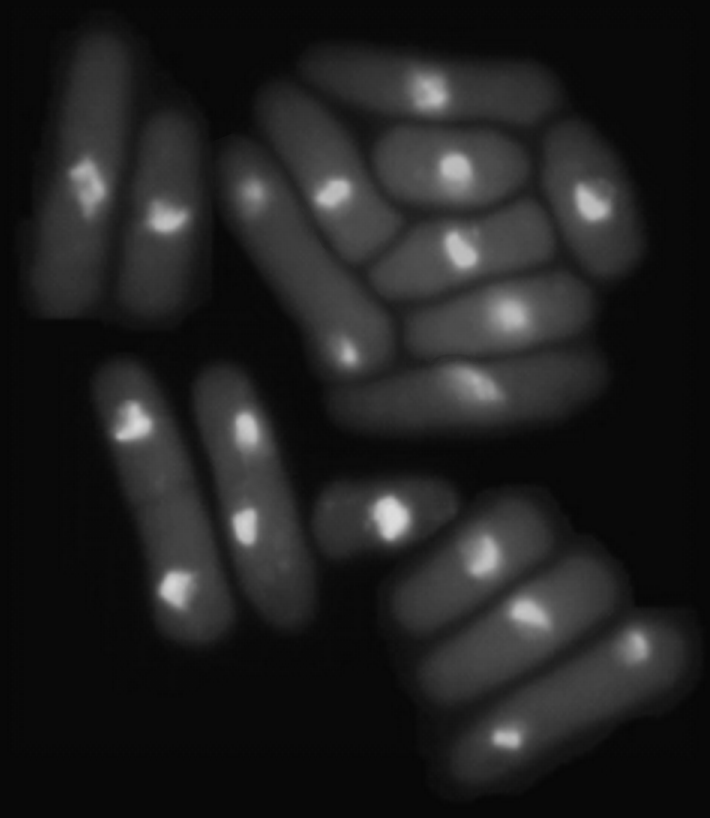
#> input picture Lab08/Watershed/yeast.tif, 710 x 818 px
$ python watersheds_skeleton.py
#> lines starting #> are read from the running program, lines starting #| are printed output that depends on the picture; after the words box and inside, x2 and y2 are one past the last pixel; in counts of white or black regions, pixels touching at a corner belong together
#> in main, image is the input picture: shape (818, 710); min 6, max 222, mean 33.1
import numpy as np
import matplotlib.pyplot as plt
import cv2 as cv

from scipy import ndimage as ndi

import skimage as skimage
import skimage.segmentation as segmentation
import skimage.feature as feature
from scipy.ndimage import distance_transform_edt, label
from skimage.feature import peak_local_max
from skimage.segmentation import watershed
import os


def compute_binary_image_otsu(image, show=False):
#> called with show = True
    if len(image.shape) == 3:
        image = cv.cvtColor(image, cv.COLOR_BGR2GRAY)

    threshold, image_binary = cv.threshold(image, 0, 255, cv.THRESH_BINARY + cv.THRESH_OTSU)
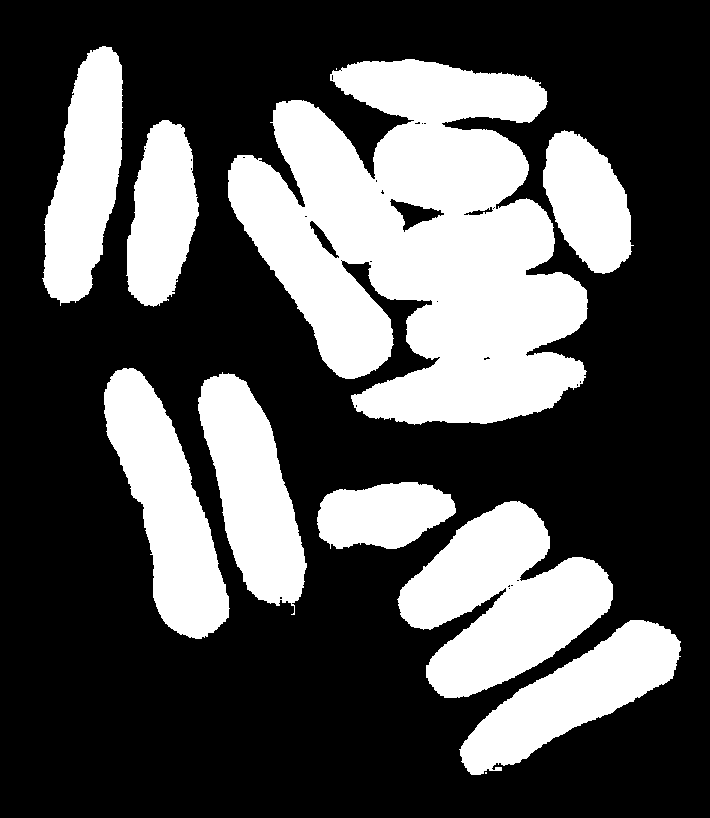
#> image_binary: shape (818, 710); 32.9% white; 11 white regions (2 under 20 px), largest, box (x1, y1, x2, y2) and area: (228, 59, 588, 425) 83230, (397, 501, 613, 698) 23920, (104, 368, 230, 639) 16546
#> threshold = 42

    if show:
        plt.figure()
        plt.imshow(image_binary, 'gray')
        plt.title("Binary Image")
        plt.show()

        plt.figure()
        plt.hist(image.ravel(), bins=256, range=(0, 255))
        plt.axvline(threshold, color='r', linestyle='dashed', linewidth=2)
        plt.title("Histogram with Otsu's Threshold")
        plt.show()
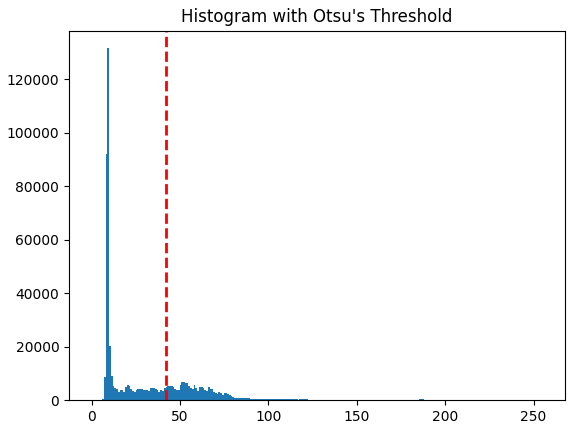
#> figure drawn by matplotlib, 1 panel; tallest bar 131543 high, from x = 8.96 to 9.96

    return image_binary


def distance_transform_implementation_example(binaryImage, show=False):
    g = 1000 * np.uint16(binaryImage > 0)
    for iy in range(1, g.shape[0]-1):
        for ix in range(1, g.shape[1]-1):
            neighborMinValue = np.min([g[iy-1, ix-1], g[iy-1, ix], g[iy, ix-1], g[iy-1, ix+1], g[iy+1, ix+1], g[iy+1, ix], g[iy, ix+1], g[iy+1, ix-1]])
            if g[iy, ix]:
                g[iy, ix] = neighborMinValue + 1

    for iy in range(g.shape[0]-2, 1, -1):
        for ix in range(g.shape[1]-2, 1, -1):
            neighborMinValue = np.min([g[iy-1, ix-1], g[iy-1, ix], g[iy, ix-1], g[iy-1, ix+1], g[iy+1, ix+1], g[iy+1, ix], g[iy, ix+1], g[iy+1, ix-1]])
            if g[iy, ix]:
                g[iy, ix] = neighborMinValue + 1

    if show:
        plt.figure()
        plt.imshow(g, 'gray')
        plt.show()

    return g


def main():
    image = plt.imread("yeast.tif")
    if len(image.shape) == 3:
        image = image[:, :, 0]

    imageBinary = compute_binary_image_otsu(image, show=True)

    imageDistance = distance_transform_edt(imageBinary)
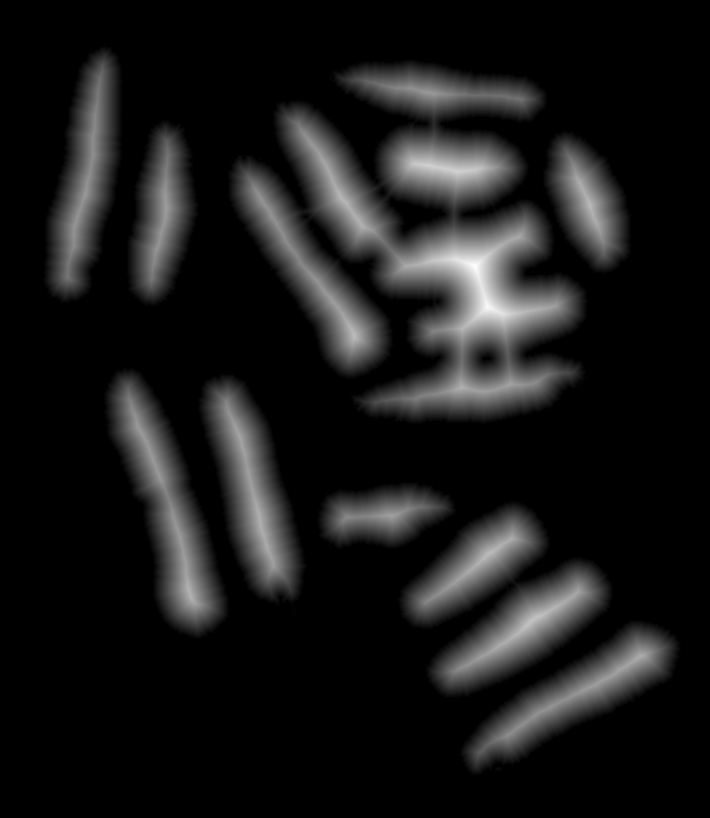
#> imageDistance: shape (818, 710) float64; min 0, max 51.16, mean 5; drawn with min black and max white

    local_maxi = peak_local_max(imageDistance, indices=True, labels=imageBinary)
#> local_maxi = 688 pairs, first value 50 to 773, second value 42 to 680
    peakCoords = local_maxi
#> peakCoords has the same summary as local_maxi

    mask = np.zeros_like(imageBinary, dtype=bool)
    mask[tuple(peakCoords.T)] = True

    seedMask, _ = label(mask)

    labeled_regions = watershed(-imageDistance, seedMask, mask=imageBinary)
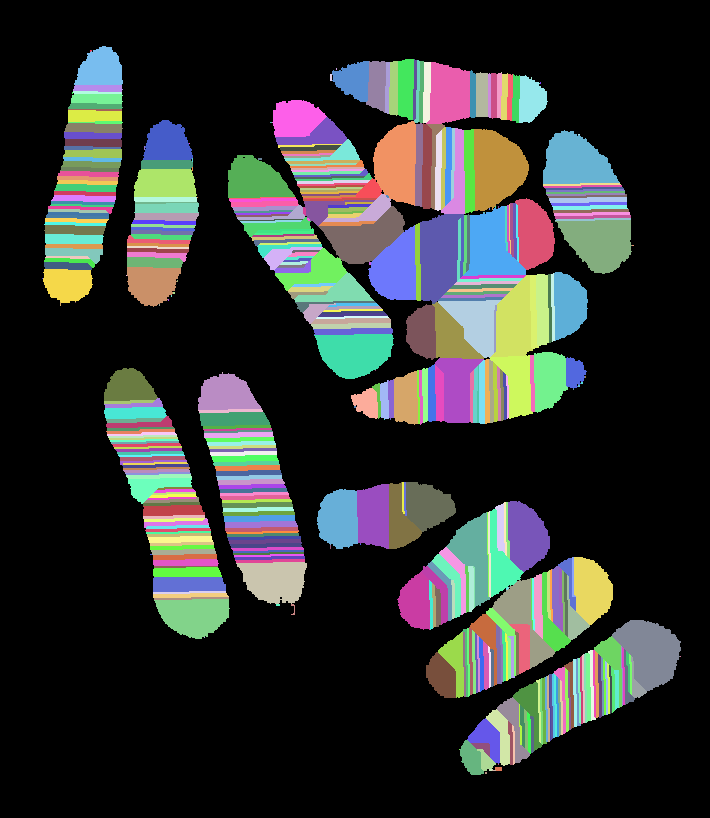
#> labeled_regions: shape (818, 710) int32; 520 distinct labels, from 0 to 519; one colour per label, 0 black
    labels = labeled_regions * imageBinary
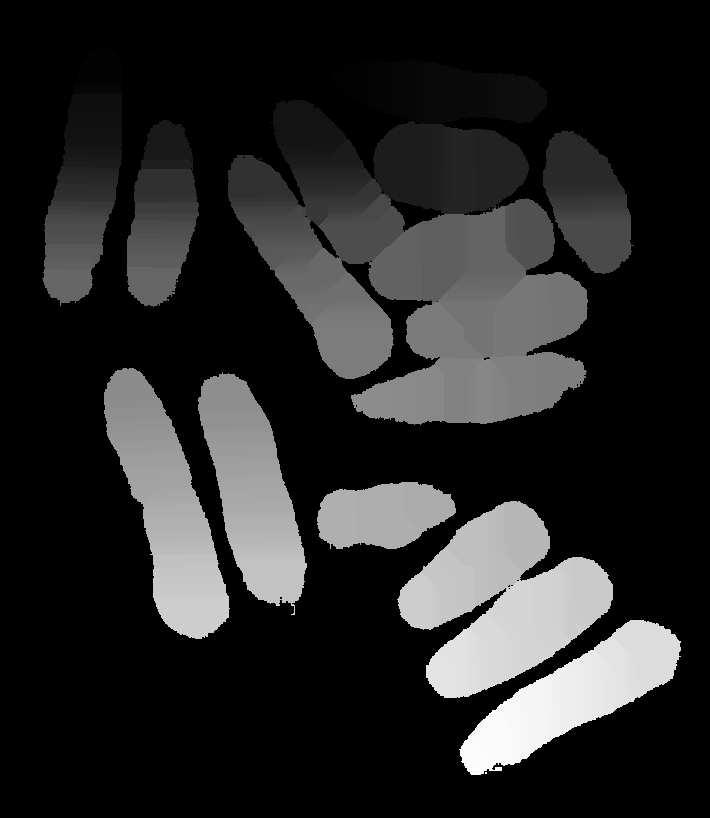
#> labels: shape (818, 710) int32; min 0, max 132345, mean 20590.2; drawn with min black and max white

    plt.figure()
    fig, axes = plt.subplots(ncols=5, figsize=(12, 3), sharex=True, sharey=True)
    ax = axes.ravel()

    ax[0].imshow(-image, cmap=plt.cm.gray, interpolation='none')
    ax[0].set_title('Original Image')
    ax[1].imshow(imageBinary, cmap=plt.cm.gray, interpolation='none')
    ax[1].set_title('Otsu: image_binary')
    ax[2].imshow(imageDistance / np.amax(imageDistance), cmap=plt.cm.jet, interpolation='none')
    ax[3].scatter(peakCoords[:, 1], peakCoords[:, 0], s=10, marker='o')
    ax[4].imshow(labels, cmap=plt.cm.nipy_spectral, interpolation='none')
    ax[4].set_title('Separated objects')

    for a in ax:
        a.set_axis_off()

    fig.tight_layout()
    plt.show()
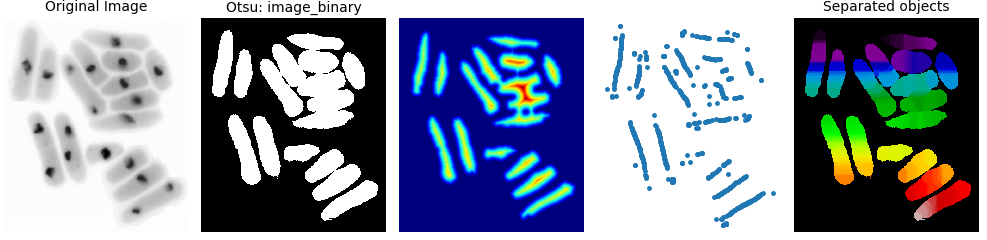
#> figure drawn by matplotlib, 5 panels

if __name__ == "__main__":
    main()
